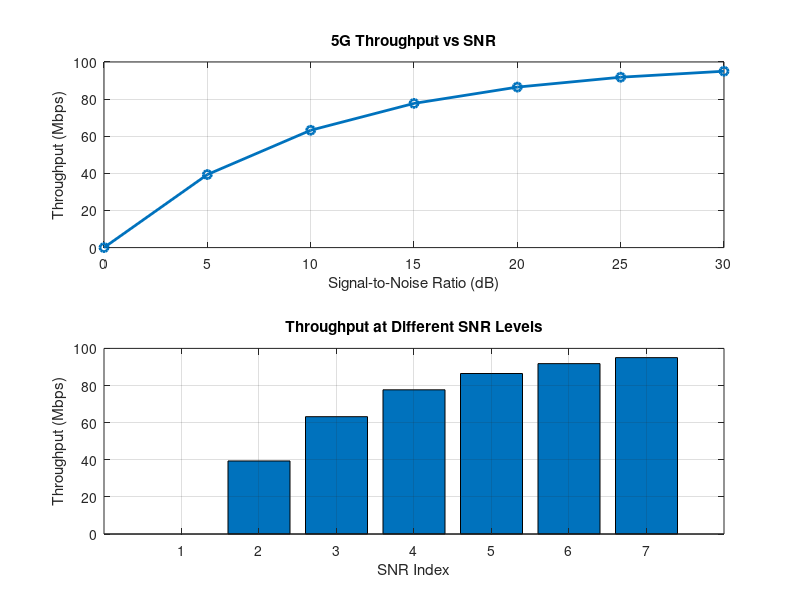
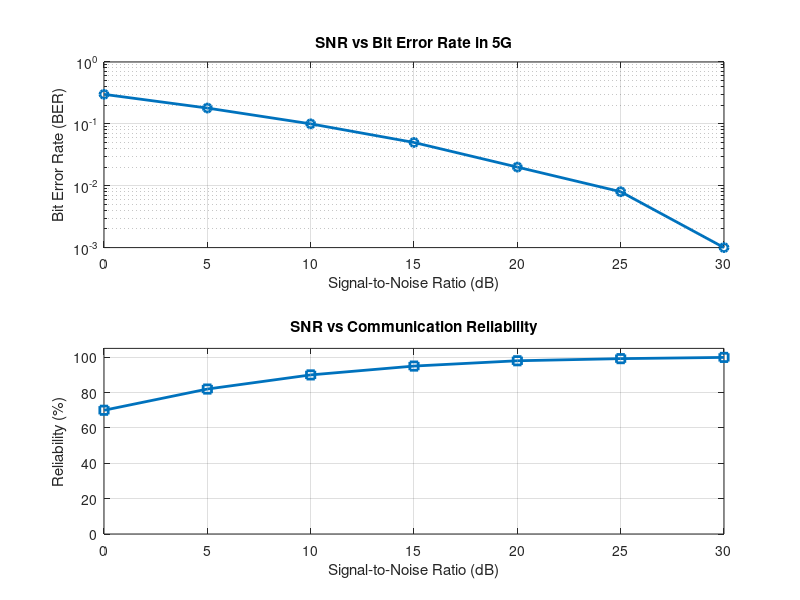

These charts were generated, in order, by the following MATLAB code: (Note: this script raises an error after producing the figures.)
clc;
clear;
close all;

%% =========================================================
% 5G PERFORMANCE ANALYSIS
% Objective 1: Throughput vs SNR
% Objective 2: BER and Reliability vs SNR
% Objective 3: Modulation, SNR and Spectral Efficiency
% =========================================================

%% Create Output Folder

outputFolder = fullfile(pwd,'5G_Performance_Outputs');

if ~exist(outputFolder,'dir')
    mkdir(outputFolder);
end

disp('Output folder:');
disp(outputFolder);


%% =========================================================
% OBJECTIVE 1
% 5G Throughput vs SNR
% =========================================================

% SNR values (dB)
SNR = 0:5:30;

% Maximum Throughput (Mbps)
Max_TP = 100;

% Throughput calculation
Throughput = Max_TP*(1-exp(-SNR/10));

% Display Results
disp(' ');
disp('==========================================');
disp('OBJECTIVE 1 - 5G THROUGHPUT');
disp('==========================================');
disp('SNR(dB)    Throughput(Mbps)');
disp([SNR' Throughput']);

% Create Figure
figure('Name','5G Throughput vs SNR');

% -------- Graph 1 --------
subplot(2,1,1)

plot(SNR,Throughput,'-o','LineWidth',2);

title('5G Throughput vs SNR');
xlabel('Signal-to-Noise Ratio (dB)');
ylabel('Throughput (Mbps)');
grid on;

% -------- Graph 2 --------
subplot(2,1,2)

bar(Throughput);

title('Throughput at Different SNR Levels');
xlabel('SNR Index');
ylabel('Throughput (Mbps)');
grid on;

% Save Objective 1
exportgraphics(gcf, ...
    fullfile(outputFolder,'Objective1_5G_Throughput_vs_SNR.png'), ...
    'Resolution',300);


%% =========================================================
% OBJECTIVE 2
% BER and Communication Reliability vs SNR
% =========================================================

% SNR values (dB)
SNR = 0:5:30;

% Simulated Bit Error Rate
BER = [0.30 0.18 0.10 0.05 0.02 0.008 0.001];

% Reliability
Reliability = (1-BER)*100;

% Display Results
disp(' ');
disp('==========================================');
disp('OBJECTIVE 2 - BER AND RELIABILITY');
disp('==========================================');
disp('SNR(dB)    BER       Reliability(%)');
disp([SNR' BER' Reliability']);

% Create Figure
figure('Name','5G BER and Reliability');

% -------- Graph 1 --------
subplot(2,1,1)

semilogy(SNR,BER,'-o','LineWidth',2);

title('SNR vs Bit Error Rate in 5G');
xlabel('Signal-to-Noise Ratio (dB)');
ylabel('Bit Error Rate (BER)');
grid on;

% -------- Graph 2 --------
subplot(2,1,2)

plot(SNR,Reliability,'-s','LineWidth',2);

title('SNR vs Communication Reliability');
xlabel('Signal-to-Noise Ratio (dB)');
ylabel('Reliability (%)');
grid on;

ylim([0 105]);

% Save Objective 2
exportgraphics(gcf, ...
    fullfile(outputFolder,'Objective2_5G_BER_Reliability.png'), ...
    'Resolution',300);


%% =========================================================
% OBJECTIVE 3
% Modulation, Required SNR and Spectral Efficiency
% =========================================================

% Modulation schemes
Modulation = {'QPSK','16-QAM','64-QAM','256-QAM'};

% Required SNR (dB)
SNR_Mod = [5 10 18 25];

% Spectral Efficiency (bits/s/Hz)
Efficiency = [2 4 6 8];

% Display Results
disp(' ');
disp('==========================================');
disp('OBJECTIVE 3 - MODULATION PERFORMANCE');
disp('==========================================');

Result = table(Modulation',SNR_Mod',Efficiency', ...
    'VariableNames', ...
    {'Modulation','SNR_dB','Efficiency_bits_per_Hz'});

disp(Result);

% Create Figure
figure('Name','Modulation and Spectral Efficiency');

% -------- Graph 1 --------
subplot(2,1,1)

plot(1:4,SNR_Mod,'-s','LineWidth',2);

xticks(1:4);
xticklabels(Modulation);

title('Required SNR for Different Modulation Schemes');
xlabel('Modulation Scheme');
ylabel('Required SNR (dB)');
grid on;

% -------- Graph 2 --------
subplot(2,1,2)

plot(SNR_Mod,Efficiency,'-o','LineWidth',2);

title('SNR vs Spectral Efficiency');
xlabel('Signal-to-Noise Ratio (dB)');
ylabel('Spectral Efficiency (bits/s/Hz)');
grid on;

% Save Objective 3
exportgraphics(gcf, ...
    fullfile(outputFolder,'Objective3_Modulation_Spectral_Efficiency.png'), ...
    'Resolution',300);


%% =========================================================
% COMPLETION MESSAGE
% =========================================================

disp(' ');
disp('==========================================');
disp('ALL OBJECTIVES COMPLETED SUCCESSFULLY');
disp('==========================================');

disp('PNG files saved in:');
disp(outputFolder);

disp(' ');
disp('Saved Files:');
disp('1. Objective1_5G_Throughput_vs_SNR.png');
disp('2. Objective2_5G_BER_Reliability.png');
disp('3. Objective3_Modulation_Spectral_Efficiency.png');
